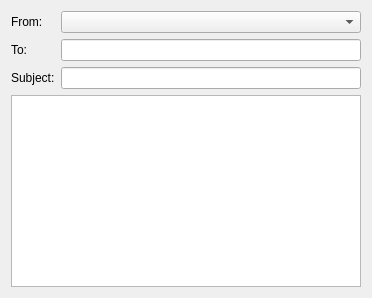
            <widget class="QWidget" name="sendDirect">
             <attribute name="title">
              <string>Send ordinary Message</string>
             </attribute>
             <layout class="QGridLayout" name="gridLayout_8">
              <item row="0" column="0">
               <layout class="QVBoxLayout" name="verticalLayout_5">
                <item>
                 <layout class="QGridLayout" name="gridLayout_2">
                  <item row="2" column="0">
                   <widget class="QLabel" name="label_3">
                    <property name="text">
                     <string>Subject:</string>
                    </property>
                   </widget>
                  </item>
                  <item row="0" column="0">
                   <widget class="QLabel" name="label_2">
                    <property name="text">
                     <string>From:</string>
                    </property>
                   </widget>
                  </item>
                  <item row="2" column="1">
                   <widget class="QLineEdit" name="lineEditSubject">
                    <property name="text">
                     <string/>
                    </property>
                   </widget>
                  </item>
                  <item row="1" column="0">
                   <widget class="QLabel" name="label">
                    <property name="text">
                     <string>To:</string>
                    </property>
                   </widget>
                  </item>
                  <item row="0" column="1">
                   <widget class="QComboBox" name="comboBoxSendFrom">
                    <property name="minimumSize">
                     <size>
                      <width>300</width>
                      <height>0</height>
                     </size>
                    </property>
                   </widget>
                  </item>
                  <item row="1" column="1">
                   <widget class="QLineEdit" name="lineEditTo"/>
                  </item>
                 </layout>
                </item>
                <item>
                 <widget class="MessageCompose" name="textEditMessage">
                  <property name="html">
                   <string>&lt;!DOCTYPE HTML PUBLIC &quot;-//W3C//DTD HTML 4.0//EN&quot; &quot;http://www.w3.org/TR/REC-html40/strict.dtd&quot;&gt;
&lt;html&gt;&lt;head&gt;&lt;meta name=&quot;qrichtext&quot; content=&quot;1&quot; /&gt;&lt;style type=&quot;text/css&quot;&gt;
p, li { white-space: pre-wrap; }
&lt;/style&gt;&lt;/head&gt;&lt;body style=&quot; font-family:'Sans'; font-size:9pt; font-weight:400; font-style:normal;&quot;&gt;
&lt;p style=&quot;-qt-paragraph-type:empty; margin-top:0px; margin-bottom:0px; margin-left:0px; margin-right:0px; -qt-block-indent:0; text-indent:0px; font-family:'MS Shell Dlg 2';&quot;&gt;&lt;br /&gt;&lt;/p&gt;&lt;/body&gt;&lt;/html&gt;</string>
                  </property>
                 </widget>
                </item>
               </layout>
              </item>
             </layout>
            </widget>
